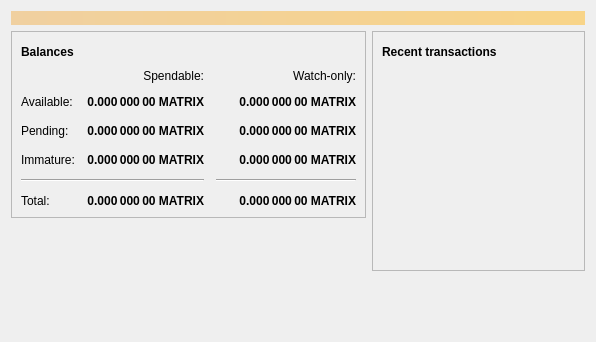
<?xml version="1.0" encoding="UTF-8"?>
<ui version="4.0">
 <class>OverviewPage</class>
 <widget class="QWidget" name="OverviewPage">
  <property name="geometry">
   <rect>
    <x>0</x>
    <y>0</y>
    <width>596</width>
    <height>342</height>
   </rect>
  </property>
  <property name="windowTitle">
   <string>Form</string>
  </property>
  <layout class="QVBoxLayout" name="topLayout">
   <item>
    <widget class="QLabel" name="labelAlerts">
     <property name="visible">
      <bool>false</bool>
     </property>
     <property name="styleSheet">
      <string notr="true">QLabel { background-color: qlineargradient(x1: 0, y1: 0, x2: 1, y2: 0, stop:0 #F0D0A0, stop:1 #F8D488); color:#000000; }</string>
     </property>
     <property name="wordWrap">
      <bool>true</bool>
     </property>
     <property name="margin">
      <number>3</number>
     </property>
     <property name="textInteractionFlags">
      <set>Qt::TextSelectableByMouse</set>
     </property>
    </widget>
   </item>
   <item>
    <layout class="QHBoxLayout" name="horizontalLayout" stretch="1,1">
     <item>
      <layout class="QVBoxLayout" name="verticalLayout_2">
       <item>
        <widget class="QFrame" name="frame">
         <property name="frameShape">
          <enum>QFrame::StyledPanel</enum>
         </property>
         <property name="frameShadow">
          <enum>QFrame::Raised</enum>
         </property>
         <layout class="QVBoxLayout" name="verticalLayout_4">
          <item>
           <layout class="QHBoxLayout" name="horizontalLayout_4">
            <item>
             <widget class="QLabel" name="label_5">
              <property name="font">
               <font>
                <weight>75</weight>
                <bold>true</bold>
               </font>
              </property>
              <property name="text">
               <string>Balances</string>
              </property>
             </widget>
            </item>
            <item>
             <widget class="QPushButton" name="labelWalletStatus">
              <property name="enabled">
               <bool>true</bool>
              </property>
              <property name="maximumSize">
               <size>
                <width>30</width>
                <height>16777215</height>
               </size>
              </property>
              <property name="toolTip">
               <string>The displayed information may be out of date. Your wallet automatically synchronizes with the Matrixcoin network after a connection is established, but this process has not completed yet.</string>
              </property>
              <property name="text">
               <string/>
              </property>
              <property name="icon">
               <iconset resource="../bitcoin.qrc">
                <normaloff>:/icons/warning</normaloff>
                <disabledoff>:/icons/warning</disabledoff>:/icons/warning</iconset>
              </property>
              <property name="iconSize">
               <size>
                <width>24</width>
                <height>24</height>
               </size>
              </property>
              <property name="flat">
               <bool>true</bool>
              </property>
             </widget>
            </item>
            <item>
             <spacer name="horizontalSpacer_3">
              <property name="orientation">
               <enum>Qt::Horizontal</enum>
              </property>
              <property name="sizeHint" stdset="0">
               <size>
                <width>40</width>
                <height>20</height>
               </size>
              </property>
             </spacer>
            </item>
           </layout>
          </item>
          <item>
           <layout class="QGridLayout" name="gridLayout">
            <property name="spacing">
             <number>12</number>
            </property>
            <item row="2" column="2">
             <widget class="QLabel" name="labelWatchPending">
              <property name="font">
               <font>
                <weight>75</weight>
                <bold>true</bold>
               </font>
              </property>
              <property name="cursor">
               <cursorShape>IBeamCursor</cursorShape>
              </property>
              <property name="toolTip">
               <string>Unconfirmed transactions to watch-only addresses</string>
              </property>
              <property name="text">
               <string notr="true">0.000 000 00 MATRIX</string>
              </property>
              <property name="alignment">
               <set>Qt::AlignRight|Qt::AlignTrailing|Qt::AlignVCenter</set>
              </property>
              <property name="textInteractionFlags">
               <set>Qt::LinksAccessibleByMouse|Qt::TextSelectableByKeyboard|Qt::TextSelectableByMouse</set>
              </property>
             </widget>
            </item>
            <item row="2" column="1">
             <widget class="QLabel" name="labelUnconfirmed">
              <property name="font">
               <font>
                <weight>75</weight>
                <bold>true</bold>
               </font>
              </property>
              <property name="cursor">
               <cursorShape>IBeamCursor</cursorShape>
              </property>
              <property name="toolTip">
               <string>Total of transactions that have yet to be confirmed, and do not yet count toward the spendable balance</string>
              </property>
              <property name="text">
               <string notr="true">0.000 000 00 MATRIX</string>
              </property>
              <property name="alignment">
               <set>Qt::AlignRight|Qt::AlignTrailing|Qt::AlignVCenter</set>
              </property>
              <property name="textInteractionFlags">
               <set>Qt::LinksAccessibleByMouse|Qt::TextSelectableByKeyboard|Qt::TextSelectableByMouse</set>
              </property>
             </widget>
            </item>
            <item row="3" column="2">
             <widget class="QLabel" name="labelWatchImmature">
              <property name="font">
               <font>
                <weight>75</weight>
                <bold>true</bold>
               </font>
              </property>
              <property name="cursor">
               <cursorShape>IBeamCursor</cursorShape>
              </property>
              <property name="toolTip">
               <string>Mined balance in watch-only addresses that has not yet matured</string>
              </property>
              <property name="text">
               <string notr="true">0.000 000 00 MATRIX</string>
              </property>
              <property name="alignment">
               <set>Qt::AlignRight|Qt::AlignTrailing|Qt::AlignVCenter</set>
              </property>
              <property name="textInteractionFlags">
               <set>Qt::LinksAccessibleByMouse|Qt::TextSelectableByKeyboard|Qt::TextSelectableByMouse</set>
              </property>
             </widget>
            </item>
            <item row="4" column="0" colspan="2">
             <widget class="Line" name="line">
              <property name="orientation">
               <enum>Qt::Horizontal</enum>
              </property>
             </widget>
            </item>
            <item row="4" column="2">
             <widget class="Line" name="lineWatchBalance">
              <property name="sizePolicy">
               <sizepolicy hsizetype="Preferred" vsizetype="Fixed">
                <horstretch>0</horstretch>
                <verstretch>0</verstretch>
               </sizepolicy>
              </property>
              <property name="minimumSize">
               <size>
                <width>140</width>
                <height>0</height>
               </size>
              </property>
              <property name="orientation">
               <enum>Qt::Horizontal</enum>
              </property>
             </widget>
            </item>
            <item row="5" column="0">
             <widget class="QLabel" name="labelTotalText">
              <property name="text">
               <string>Total:</string>
              </property>
             </widget>
            </item>
            <item row="3" column="1">
             <widget class="QLabel" name="labelImmature">
              <property name="font">
               <font>
                <weight>75</weight>
                <bold>true</bold>
               </font>
              </property>
              <property name="cursor">
               <cursorShape>IBeamCursor</cursorShape>
              </property>
              <property name="toolTip">
               <string>Mined balance that has not yet matured</string>
              </property>
              <property name="text">
               <string notr="true">0.000 000 00 MATRIX</string>
              </property>
              <property name="alignment">
               <set>Qt::AlignRight|Qt::AlignTrailing|Qt::AlignVCenter</set>
              </property>
              <property name="textInteractionFlags">
               <set>Qt::LinksAccessibleByMouse|Qt::TextSelectableByKeyboard|Qt::TextSelectableByMouse</set>
              </property>
             </widget>
            </item>
            <item row="2" column="3">
             <spacer name="horizontalSpacer_2">
              <property name="orientation">
               <enum>Qt::Horizontal</enum>
              </property>
              <property name="sizeHint" stdset="0">
               <size>
                <width>40</width>
                <height>20</height>
               </size>
              </property>
             </spacer>
            </item>
            <item row="3" column="0">
             <widget class="QLabel" name="labelImmatureText">
              <property name="text">
               <string>Immature:</string>
              </property>
             </widget>
            </item>
            <item row="5" column="1">
             <widget class="QLabel" name="labelTotal">
              <property name="font">
               <font>
                <weight>75</weight>
                <bold>true</bold>
               </font>
              </property>
              <property name="cursor">
               <cursorShape>IBeamCursor</cursorShape>
              </property>
              <property name="toolTip">
               <string>Your current total balance</string>
              </property>
              <property name="text">
               <string notr="true">0.000 000 00 MATRIX</string>
              </property>
              <property name="alignment">
               <set>Qt::AlignRight|Qt::AlignTrailing|Qt::AlignVCenter</set>
              </property>
              <property name="textInteractionFlags">
               <set>Qt::LinksAccessibleByMouse|Qt::TextSelectableByKeyboard|Qt::TextSelectableByMouse</set>
              </property>
             </widget>
            </item>
            <item row="5" column="2">
             <widget class="QLabel" name="labelWatchTotal">
              <property name="font">
               <font>
                <weight>75</weight>
                <bold>true</bold>
               </font>
              </property>
              <property name="cursor">
               <cursorShape>IBeamCursor</cursorShape>
              </property>
              <property name="toolTip">
               <string>Current total balance in watch-only addresses</string>
              </property>
              <property name="text">
               <string notr="true">0.000 000 00 MATRIX</string>
              </property>
              <property name="alignment">
               <set>Qt::AlignRight|Qt::AlignTrailing|Qt::AlignVCenter</set>
              </property>
              <property name="textInteractionFlags">
               <set>Qt::LinksAccessibleByMouse|Qt::TextSelectableByKeyboard|Qt::TextSelectableByMouse</set>
              </property>
             </widget>
            </item>
            <item row="0" column="2">
             <widget class="QLabel" name="labelWatchonly">
              <property name="text">
               <string>Watch-only:</string>
              </property>
              <property name="alignment">
               <set>Qt::AlignRight|Qt::AlignTrailing|Qt::AlignVCenter</set>
              </property>
             </widget>
            </item>
            <item row="1" column="0">
             <widget class="QLabel" name="labelBalanceText">
              <property name="text">
               <string>Available:</string>
              </property>
             </widget>
            </item>
            <item row="1" column="1">
             <widget class="QLabel" name="labelBalance">
              <property name="font">
               <font>
                <weight>75</weight>
                <bold>true</bold>
               </font>
              </property>
              <property name="cursor">
               <cursorShape>IBeamCursor</cursorShape>
              </property>
              <property name="toolTip">
               <string>Your current spendable balance</string>
              </property>
              <property name="text">
               <string notr="true">0.000 000 00 MATRIX</string>
              </property>
              <property name="alignment">
               <set>Qt::AlignRight|Qt::AlignTrailing|Qt::AlignVCenter</set>
              </property>
              <property name="textInteractionFlags">
               <set>Qt::LinksAccessibleByMouse|Qt::TextSelectableByKeyboard|Qt::TextSelectableByMouse</set>
              </property>
             </widget>
            </item>
            <item row="1" column="2">
             <widget class="QLabel" name="labelWatchAvailable">
              <property name="font">
               <font>
                <weight>75</weight>
                <bold>true</bold>
               </font>
              </property>
              <property name="cursor">
               <cursorShape>IBeamCursor</cursorShape>
              </property>
              <property name="toolTip">
               <string>Your current balance in watch-only addresses</string>
              </property>
              <property name="text">
               <string notr="true">0.000 000 00 MATRIX</string>
              </property>
              <property name="alignment">
               <set>Qt::AlignRight|Qt::AlignTrailing|Qt::AlignVCenter</set>
              </property>
              <property name="textInteractionFlags">
               <set>Qt::LinksAccessibleByMouse|Qt::TextSelectableByKeyboard|Qt::TextSelectableByMouse</set>
              </property>
             </widget>
            </item>
            <item row="2" column="0">
             <widget class="QLabel" name="labelPendingText">
              <property name="text">
               <string>Pending:</string>
              </property>
             </widget>
            </item>
            <item row="0" column="1">
             <widget class="QLabel" name="labelSpendable">
              <property name="text">
               <string>Spendable:</string>
              </property>
              <property name="alignment">
               <set>Qt::AlignRight|Qt::AlignTrailing|Qt::AlignVCenter</set>
              </property>
             </widget>
            </item>
           </layout>
          </item>
         </layout>
        </widget>
       </item>
       <item>
        <spacer name="verticalSpacer">
         <property name="orientation">
          <enum>Qt::Vertical</enum>
         </property>
         <property name="sizeHint" stdset="0">
          <size>
           <width>20</width>
           <height>40</height>
          </size>
         </property>
        </spacer>
       </item>
      </layout>
     </item>
     <item>
      <layout class="QVBoxLayout" name="verticalLayout_3">
       <item>
        <widget class="QFrame" name="frame_2">
         <property name="frameShape">
          <enum>QFrame::StyledPanel</enum>
         </property>
         <property name="frameShadow">
          <enum>QFrame::Raised</enum>
         </property>
         <layout class="QVBoxLayout" name="verticalLayout">
          <item>
           <layout class="QHBoxLayout" name="horizontalLayout_2">
            <item>
             <widget class="QLabel" name="label_4">
              <property name="font">
               <font>
                <weight>75</weight>
                <bold>true</bold>
               </font>
              </property>
              <property name="text">
               <string>Recent transactions</string>
              </property>
             </widget>
            </item>
            <item>
             <widget class="QPushButton" name="labelTransactionsStatus">
              <property name="enabled">
               <bool>true</bool>
              </property>
              <property name="maximumSize">
               <size>
                <width>30</width>
                <height>16777215</height>
               </size>
              </property>
              <property name="toolTip">
               <string>The displayed information may be out of date. Your wallet automatically synchronizes with the Matrixcoin network after a connection is established, but this process has not completed yet.</string>
              </property>
              <property name="text">
               <string/>
              </property>
              <property name="icon">
               <iconset resource="../bitcoin.qrc">
                <normaloff>:/icons/warning</normaloff>
                <disabledoff>:/icons/warning</disabledoff>:/icons/warning</iconset>
              </property>
              <property name="iconSize">
               <size>
                <width>24</width>
                <height>24</height>
               </size>
              </property>
              <property name="flat">
               <bool>true</bool>
              </property>
             </widget>
            </item>
            <item>
             <spacer name="horizontalSpacer">
              <property name="orientation">
               <enum>Qt::Horizontal</enum>
              </property>
              <property name="sizeHint" stdset="0">
               <size>
                <width>40</width>
                <height>20</height>
               </size>
              </property>
             </spacer>
            </item>
           </layout>
          </item>
          <item>
           <widget class="QListView" name="listTransactions">
            <property name="styleSheet">
             <string notr="true">QListView { background: transparent; }</string>
            </property>
            <property name="frameShape">
             <enum>QFrame::NoFrame</enum>
            </property>
            <property name="verticalScrollBarPolicy">
             <enum>Qt::ScrollBarAlwaysOff</enum>
            </property>
            <property name="horizontalScrollBarPolicy">
             <enum>Qt::ScrollBarAlwaysOff</enum>
            </property>
            <property name="selectionMode">
             <enum>QAbstractItemView::NoSelection</enum>
            </property>
           </widget>
          </item>
         </layout>
        </widget>
       </item>
       <item>
        <spacer name="verticalSpacer_2">
         <property name="orientation">
          <enum>Qt::Vertical</enum>
         </property>
         <property name="sizeHint" stdset="0">
          <size>
           <width>20</width>
           <height>40</height>
          </size>
         </property>
        </spacer>
       </item>
      </layout>
     </item>
    </layout>
   </item>
  </layout>
 </widget>
 <resources/>
 <connections/>
</ui>
